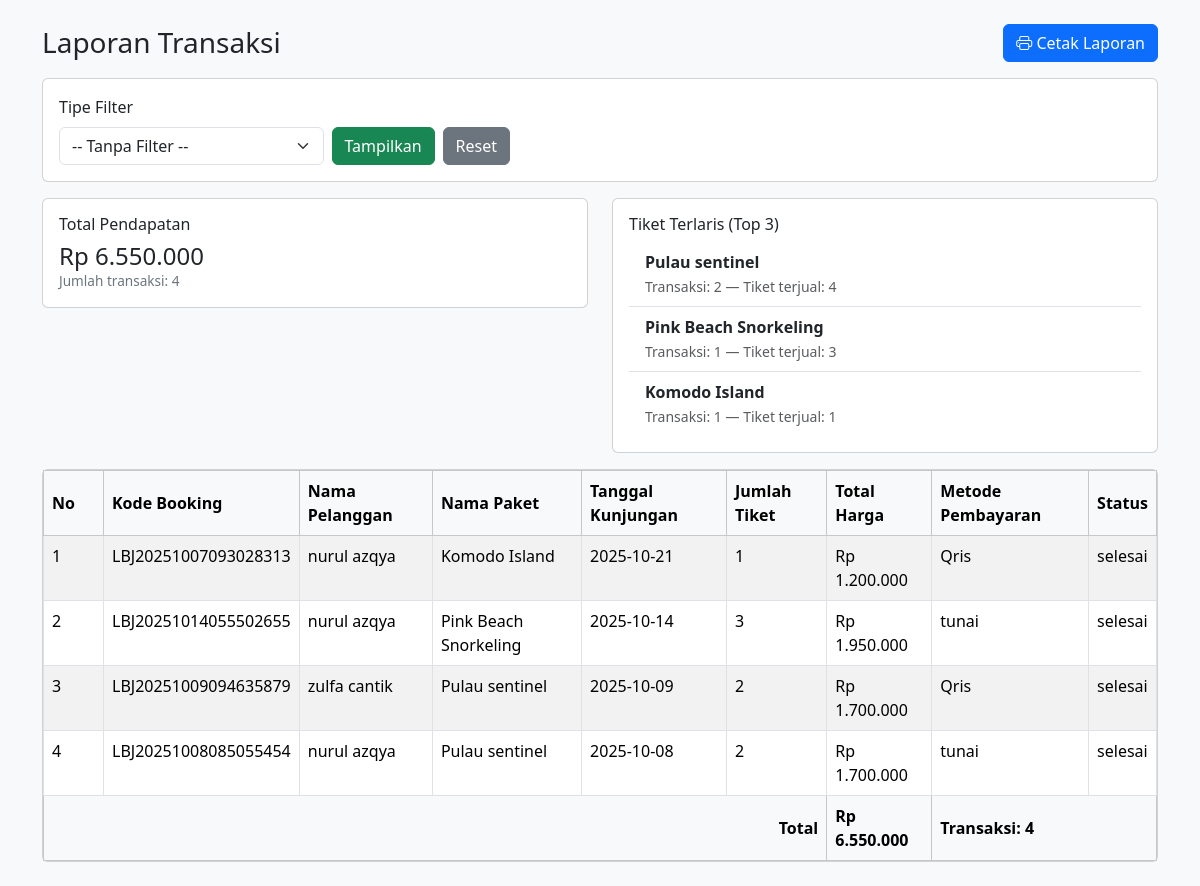
The page /admin/halaman/laporan.php (signed in) on the database as committed earlier.
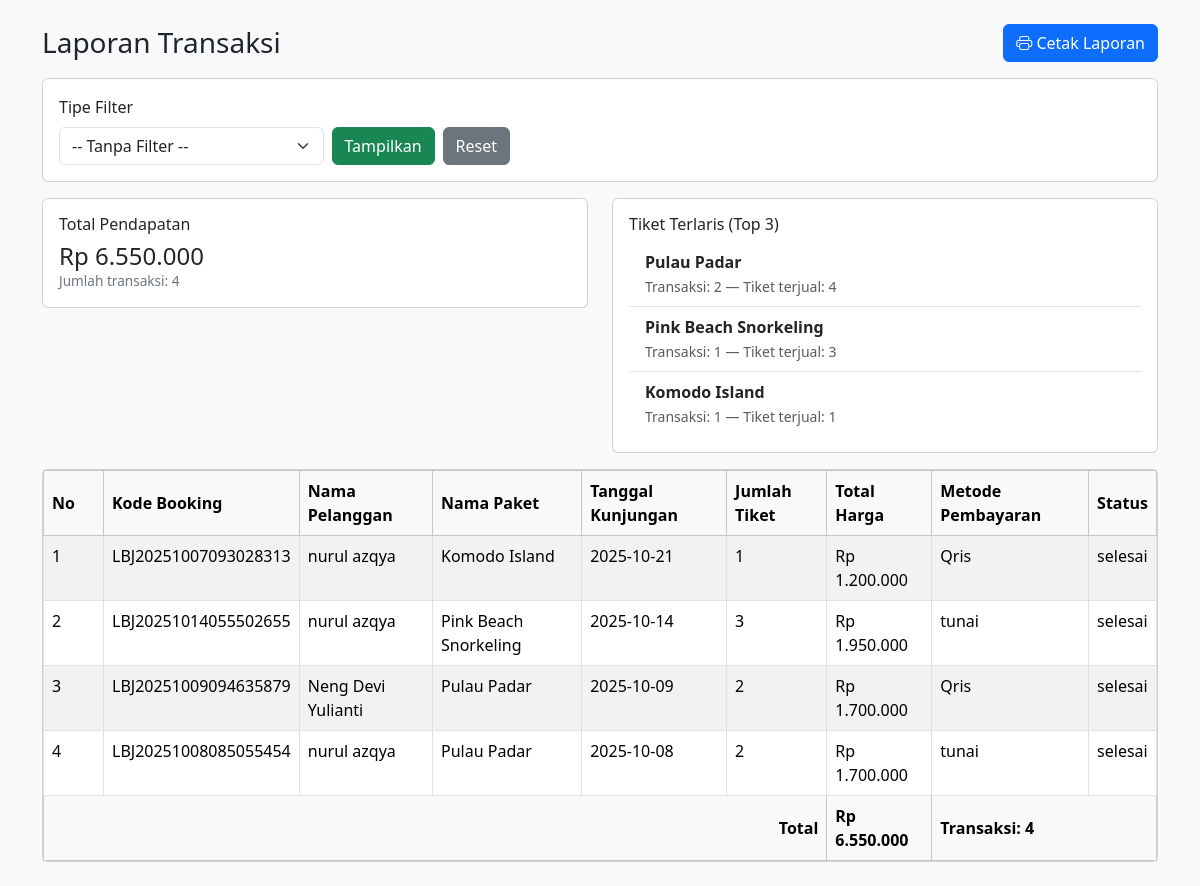
The same page on the database as committed later.
### tables this page shows
CREATE TABLE `pemesanan` (
  `id` int NOT NULL,
  `kode_booking` varchar(50) NOT NULL,
  `user_id` int NOT NULL,
  `tiket_id` int NOT NULL,
  `tanggal_kunjungan` date NOT NULL,
  `jumlah_tiket` int NOT NULL,
  `total_harga` decimal(10,2) NOT NULL,
  `status` enum('pending','dibayar','selesai','batal') DEFAULT 'pending',
  `metode_pembayaran` varchar(20) NOT NULL DEFAULT 'offline',
  `jenis` varchar(20) NOT NULL DEFAULT 'booking',
  `batas_waktu` datetime DEFAULT NULL,
  `created_at` timestamp NULL DEFAULT CURRENT_TIMESTAMP,
  `updated_at` timestamp NULL DEFAULT CURRENT_TIMESTAMP ON UPDATE CURRENT_TIMESTAMP
);

CREATE TABLE `users` (
  `id` int NOT NULL,
  `username` varchar(50) NOT NULL,
  `password` varchar(255) NOT NULL,
  `email` varchar(100) NOT NULL,
  `nama_lengkap` varchar(100) NOT NULL,
  `no_hp` varchar(15) NOT NULL,
  `profile_photo` varchar(255) DEFAULT NULL,
  `role` enum('admin','user') NOT NULL DEFAULT 'user',
  `created_at` timestamp NULL DEFAULT CURRENT_TIMESTAMP
);

CREATE TABLE `tiket` (
  `id` int NOT NULL,
  `nama_paket` varchar(100) NOT NULL,
  `deskripsi` text NOT NULL,
  `harga` decimal(10,2) NOT NULL,
  `durasi` varchar(50) NOT NULL,
  `kategori` varchar(50) NOT NULL,
  `gambar` varchar(255) NOT NULL,
  `stok` int DEFAULT '0',
  `status` enum('aktif','nonaktif') DEFAULT 'aktif',
  `fasilitas` text,
  `itinerary` text,
  `syarat` text,
  `latitude` decimal(10,6) DEFAULT NULL,
  `longitude` decimal(10,6) DEFAULT NULL,
  `created_at` timestamp NULL DEFAULT CURRENT_TIMESTAMP,
  `updated_at` timestamp NULL DEFAULT CURRENT_TIMESTAMP ON UPDATE CURRENT_TIMESTAMP
);

### admin/halaman/laporan.php (the view, shortened to what the changed rows need)
<?php
include '../../database/konek.php';
function rupiah($n) {
    return 'Rp ' . number_format($n, 0, ',', '.');
}
$where = "p.status = 'selesai'";
$sql = "SELECT p.*, u.nama_lengkap, t.nama_paket
        FROM pemesanan p
        LEFT JOIN users u ON p.user_id = u.id
        LEFT JOIN tiket t ON p.tiket_id = t.id
        WHERE $where
        ORDER BY p.tanggal_kunjungan DESC, p.created_at DESC";
$res = mysqli_query($konek, $sql);
$total_pendapatan = 0;
$total_transaksi = 0;
$rows = [];
if ($res) {
    while ($r = mysqli_fetch_assoc($res)) {
        $rows[] = $r;
        $total_pendapatan += (float)$r['total_harga'];
        $total_transaksi++;
    }
}
$sql_top = "SELECT p.tiket_id, t.nama_paket, SUM(p.jumlah_tiket) AS total_terjual, COUNT(*) AS transaksi
            FROM pemesanan p
            LEFT JOIN tiket t ON p.tiket_id = t.id
            WHERE p.status = 'selesai'
            GROUP BY p.tiket_id
            ORDER BY total_terjual DESC
            LIMIT 5";
$res_top = mysqli_query($konek, $sql_top);
$top_list = [];
if ($res_top) {
    while ($r = mysqli_fetch_assoc($res_top)) {
        $top_list[] = $r;
    }
}
include '../../includes/boot.php';
?>
<!doctype html>
<html lang="id">
<head>
</head>
<body class="bg-light">
<div class="container my-4">
    <div class="row mb-3">
        <div class="col-md-6">
            <div class="card">
                <div class="card-body">
                    <ul class="list-group list-group-flush">
                        <?php if (count($top_list) === 0): ?>
                            <li class="list-group-item">Belum ada data</li>
                        <?php else: ?>
                            <?php foreach ($top_list as $t): ?>
                                <li class="list-group-item d-flex justify-content-between align-items-center">
                                    <div>
                                        <strong><?= htmlspecialchars($t['nama_paket'] ?: '—') ?></strong><br>
                                        <small class="text-muted">Transaksi: <?= $t['transaksi'] ?> — Tiket terjual: <?= $t['total_terjual'] ?></small>
                                    </div>
                                </li>
                            <?php endforeach; ?>
                        <?php endif; ?>
                    </ul>
                </div>
            </div>
        </div>
    </div>
    <div class="card mb-4">
        <div class="card-body p-0">
            <div class="table-responsive">
                <table class="table table-striped table-bordered mb-0">
                    <thead class="table-light">
                        <tr>
                            <th style="width:60px">No</th>
                            <th>Kode Booking</th>
                            <th>Nama Pelanggan</th>
                            <th>Nama Paket</th>
                            <th>Tanggal Kunjungan</th>
                            <th>Jumlah Tiket</th>
                            <th>Total Harga</th>
                            <th>Metode Pembayaran</th>
                            <th>Status</th>
                        </tr>
                    </thead>
                    <tbody>
                        <?php if (count($rows) === 0): ?>
                            <tr><td colspan="9" class="text-center py-4">Tidak ada data.</td></tr>
                        <?php else: ?>
                            <?php $no=1; foreach ($rows as $r): ?>
                                <tr>
                                    <td><?= $no++ ?></td>
                                    <td><?= htmlspecialchars($r['kode_booking']) ?></td>
                                    <td><?= htmlspecialchars($r['nama_lengkap'] ?: '-') ?></td>
                                    <td><?= htmlspecialchars($r['nama_paket'] ?: '-') ?></td>
                                    <td><?= htmlspecialchars($r['tanggal_kunjungan']) ?></td>
                                    <td><?= (int)$r['jumlah_tiket'] ?></td>
                                    <td><?= rupiah($r['total_harga']) ?></td>
                                    <td><?= htmlspecialchars($r['metode_pembayaran']) ?></td>
                                    <td><?= htmlspecialchars($r['status']) ?></td>
                                </tr>
                            <?php endforeach; ?>
                        <?php endif; ?>
                    </tbody>
                    <?php if (count($rows) > 0): ?>
                        <tfoot class="table-light">
                            <tr>
                                <th colspan="6" class="text-end">Total</th>
                                <th><?= rupiah($total_pendapatan) ?></th>
                                <th colspan="2">Transaksi: <?= $total_transaksi ?></th>
                            </tr>
                        </tfoot>
                    <?php endif; ?>
                </table>
            </div>
        </div>
    </div>
</div>
</body>
</html>

Rows that differ between the two databases and show on the page:
changed through a linked row, pemesanan "LBJ20251009094635879": user.nama_lengkap "zulfa cantik" → "Neng Devi Yulianti"; tiket.nama_paket "Pulau sentinel" → "Pulau Padar"
changed through a linked row, pemesanan "LBJ20251008085055454": tiket.nama_paket "Pulau sentinel" → "Pulau Padar"
Other text that changed with them:
new list line: "Pulau Padar Transaksi: 2 — Tiket terjual: 4"
list line gone: "Pulau sentinel Transaksi: 2 — Tiket terjual: 4"
